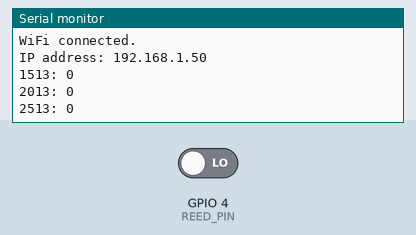
This sketch was run on a simulated ESP32. Shown: the last lines printed to the serial monitor. The test bench sets the inputs (shaded band); at power-on: GPIO 4 (REED_PIN) LOW. WiFi joins after 1.5 s; servers stay silent unless stated.

Above: at 2.7 s.
2.8 s: GPIO 4 (REED_PIN) driven HIGH
At 4.2 s:
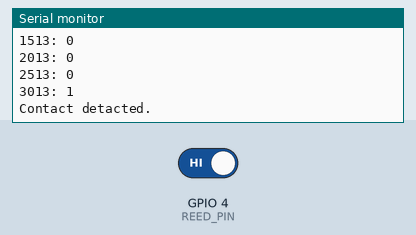
4.5 s: GPIO 4 (REED_PIN) driven LOW
At 6.4 s:
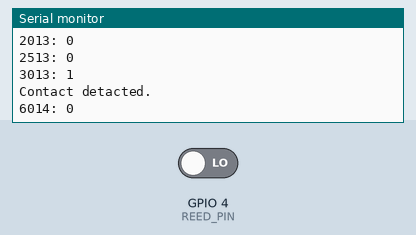
Timing chart, 0 to 7.9 s (numbered marks = the images above; inputs shaded):
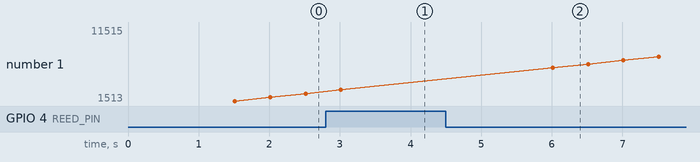

The sketch:

door_contact_sensor.ino
```cpp
#include <WiFi.h>
#include <PubSubClient.h>
#include <ArduinoJson.h>
#include <esp_sleep.h>


#define REED_PIN 4
#define INPUT_DELAY 500
#define DETECT_DELAY 3000

// 디바이스 정보
const char* client_id = "dcs0X00";
const char* client_type = "door_sensor";
char json_payload_connect[256];

// WiFi 정보
const char* ssid = "kdg";
const char* password = "12345678";

// MQTT 정보
const char* mqtt_server = "192.168.137.39"; // MQTT Broker IPv4
const int mqtt_port = 1883;
const char* mqtt_user = NULL;
const char* mqtt_password = NULL;
const char* topic_connect = "hub/connect";
String topic_disconnect;
String topic_open;

// Reed 정보
bool door_open = false;
bool reed_current = LOW;
bool reed_last = LOW;

// MQTT 객체
WiFiClient espClient;
PubSubClient client(espClient);

unsigned long millis_last = 0;

// ssid와 password 정보로 WiFi 연결
void setup_wifi() {
  delay(10);
  Serial.println();
  Serial.print("Connecting to ");
  Serial.println(ssid);

  // 연결
  WiFi.begin(ssid, password);
  while (WiFi.status() != WL_CONNECTED) {
    delay(500);
    Serial.print(".");
  }

  // 연결 성공
  Serial.println("");
  Serial.println("WiFi connected.");
  Serial.print("IP address: ");
  Serial.println(WiFi.localIP()); // 본 디바이스의 IPv4
}

void reconnect() {
  while (!client.connected()) {
    Serial.print("Attempting MQTT connection...");

    // 서버에 MQTT 연결
    if (client.connect(client_id, mqtt_user, mqtt_password)) {
      // 성공
      Serial.println("connected");

      // 연결 토픽 발행 (retain = false, QoS: 0)
      client.publish(topic_connect, (const uint8_t*)json_payload_connect, strlen(json_payload_connect), false);

      // 필요한 토픽 구독
      client.subscribe(topic_disconnect.c_str(), 1);
    } else {
      // 실패
      Serial.print("failed, rc=");
      Serial.print(client.state());
      Serial.println(" retrying in seconds...");
      delay(5000);
    }
  }
}

// 메시지 수신 시 호출되는 함수
void callback(char* topic, byte* message, unsigned int length) {
  // 수신한 토픽 확인
  Serial.print("Message arrived on topic: ");
  Serial.print(topic);

  // 수신한 메시지 확인
  Serial.print(". Message: ");
  String payload;
  for (unsigned int i = 0; i < length; i++) {
    payload += (char)message[i];
  }
  Serial.println(payload);

  if(strcmp(topic, topic_disconnect.c_str()) == 0) {
    // disconnect 토픽 처리
    // sleep 상태에 돌입
    esp_deep_sleep_start();
  }
}

// 연결 메시지 초기화
void setup_payload_connect() {
  // 연결 메시지 생성
  StaticJsonDocument<200> doc;
  doc["clientId"] = client_id;
  doc["type"] = client_type;

  // Json 컨테이너를 문자열로 변환
  serializeJson(doc, json_payload_connect);
}

// 토픽 초기화
void setup_topic() {
  // disconnect 토픽 설정
  topic_disconnect = String("server/disconnect/") + client_type + "/" + client_id;

  // open 토픽 설정
  topic_open = String("client/action/") + client_type + "/" + client_id;
}

bool debounce(int pin, bool state_last){
  bool state_current = digitalRead(pin);
  if(state_last != state_current){
    delay(50);
    state_current = digitalRead(pin);
  }
  return state_current;
}

void setup() {
  Serial.begin(115200);

  setup_payload_connect();
  setup_topic();

  setup_wifi();

  client.setServer(mqtt_server, mqtt_port);
  client.setCallback(callback);
  client.setKeepAlive(60);

  pinMode(REED_PIN, INPUT);
}

void loop() {
  // if (!client.connected()) {
  //   reconnect();
  // }
  // client.loop();

  unsigned long millis_current = millis();

  if(millis_current - millis_last >= INPUT_DELAY){
    // reed_current = debounce(REED_PIN, reed_last);
    reed_current = digitalRead(REED_PIN);
    Serial.print(millis_current);
    Serial.print(": ");
    Serial.println(reed_current);
    if(reed_last == LOW && reed_current == HIGH){
      Serial.println("Contact detacted.");
      client.publish(topic_open.c_str(), (const uint8_t*)"", 0, false);
      delay(DETECT_DELAY);
    }

    reed_last = reed_current;
    millis_last = millis_current;
  }
}
```

Measured:
- after the input at 2.8 s, the serial monitor: prints a new line after 0.21 s (image 1)
- after the input at 4.5 s, the serial monitor: prints a new line after 1.5 s (image 2)
